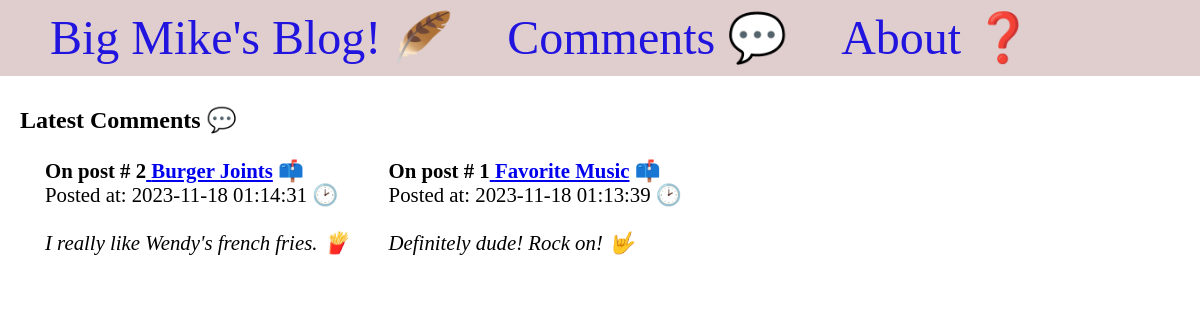
Page /comments/ on the committed database.
### app.py (models this page shows, shortened)
class Comment(db.Model):
    id = db.Column(db.Integer, primary_key=True)
    content = db.Column(db.Text)
    created_at = db.Column(db.DateTime(timezone=True), server_default=db.func.current_timestamp())
    post_id = db.Column(db.Integer, db.ForeignKey('post.id'))

class Post(db.Model):
    id = db.Column(db.Integer, primary_key=True)
    title = db.Column(db.String(100))
    content = db.Column(db.Text)
    comments = db.relationship('Comment', backref='post')
    created_at = db.Column(db.DateTime(timezone=True), server_default=db.func.current_timestamp())

### app.py (the view)
@app.route('/comments/')
def comments():
    comments = Comment.query.order_by(Comment.id.desc()).all()
    return render_template('comments.html', comments=comments)

### templates/comments.html (shortened to what this page needs)
<!DOCTYPE html>
<html lang="en">
<head>
    <link href="../static/css/style.css" type="text/css" rel="stylesheet">
</head>
<body>
    <nav>
        <a href="{{ url_for('index') }}">Big Mike's Blog! 🪶</a>
        <a href="{{ url_for('comments') }}">Comments 💬</a>
        <a href="{{ url_for('about') }}">About ❓</a>
    </nav>
    <main>
        <section>
            <h1>Latest Comments 💬</h1>
            <div class="content">
                {% for comment in comments %}
                <div class="comment-box">
                    <p><strong>On post # {{ comment.id }}<a href="{{ url_for('post', post_id=comment.post.id) }}"> {{ comment.post.title }}</a> 📫</strong></p>
                    <p>Posted at: {{ comment.created_at }} 🕑</p>
                    <br>
                    <em><p>{{ comment.content }}</p></em>
                </div>
                {% endfor %}
            </div>
        </section>
    </main>
</body>
</html>

### static/css/style.css (style rules this page uses)
* { margin: 0; padding: 0; box-sizing: border-box; }
main { margin-top: 30px; margin-left: auto; margin-right: auto; padding-left: 20px; padding-right: 20px; }
.content { margin: 5px; width: 100%; display: flex; flex-direction: row; flex-wrap: wrap; }
.comment-box { padding: 10px; margin: 10px; background-color: #fff; font-size: 1.3em; font-weight: 500; }
nav { padding-top: 10px; padding-bottom: 10px; background-color: rgb(224, 206, 206); }
nav a { color: #2214df; font-size: 3em; margin-left: 50px; text-decoration: none; }

### rows in the picture
Comment: id "2", post "Burger Joints", created_at "2023-11-18 01:14:31", content "I really like Wendy's french fries. 🍟"
Comment: id "1", post "Favorite Music", created_at "2023-11-18 01:13:39", content "Definitely dude! Rock on! 🤟"
